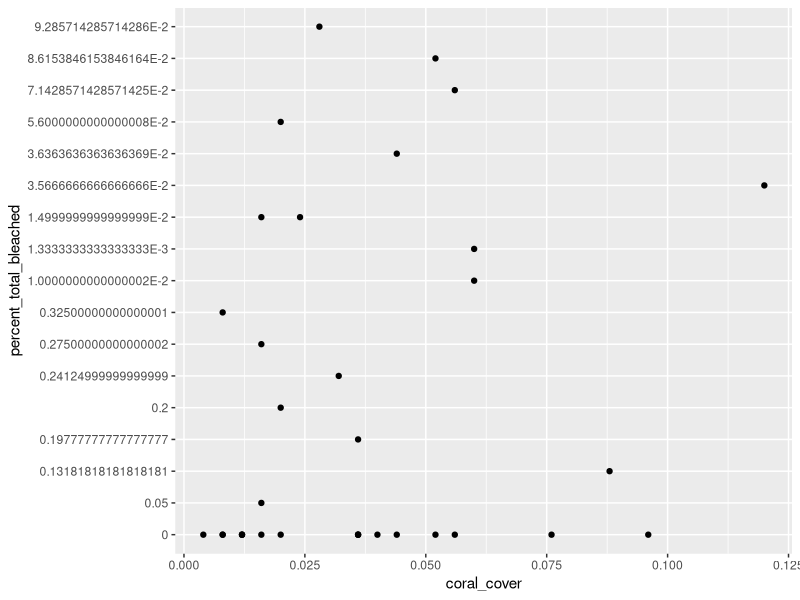
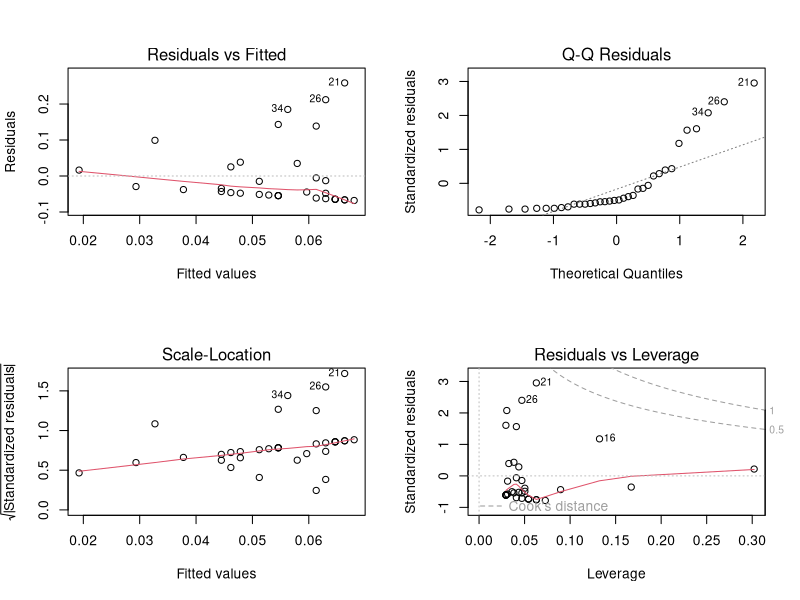
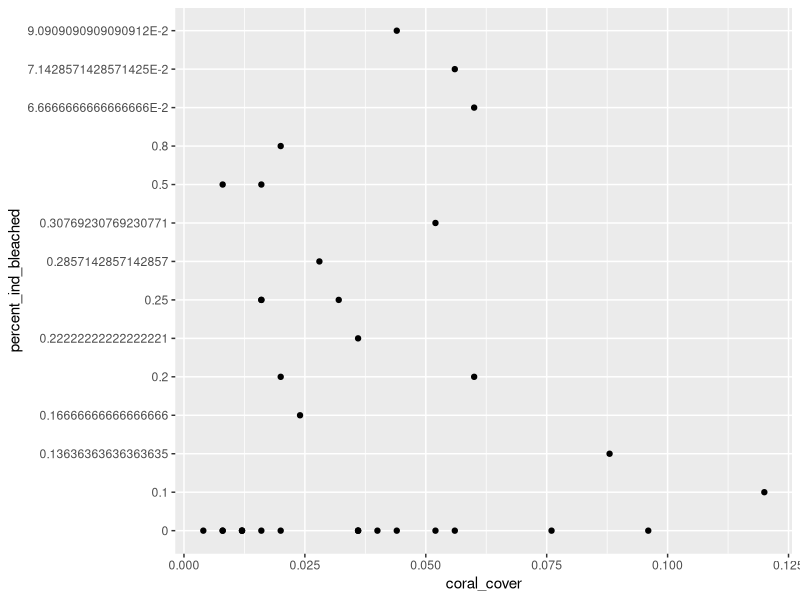
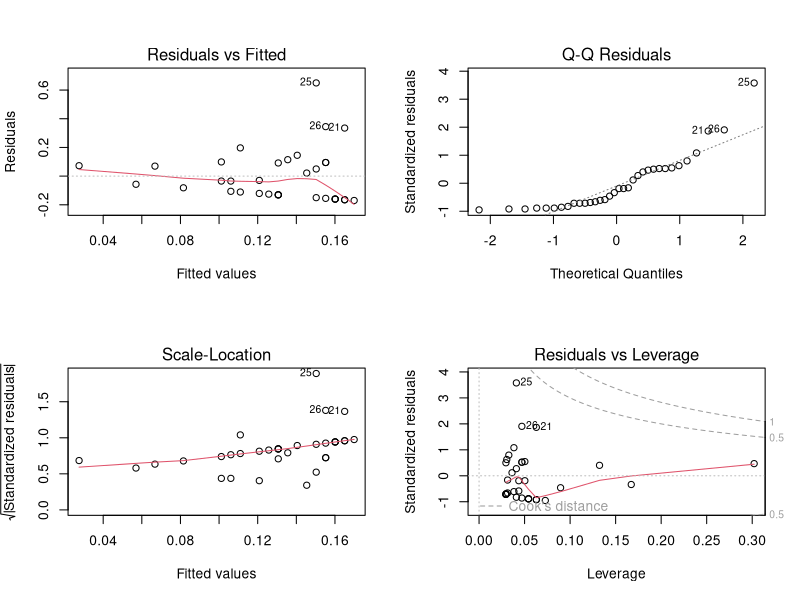
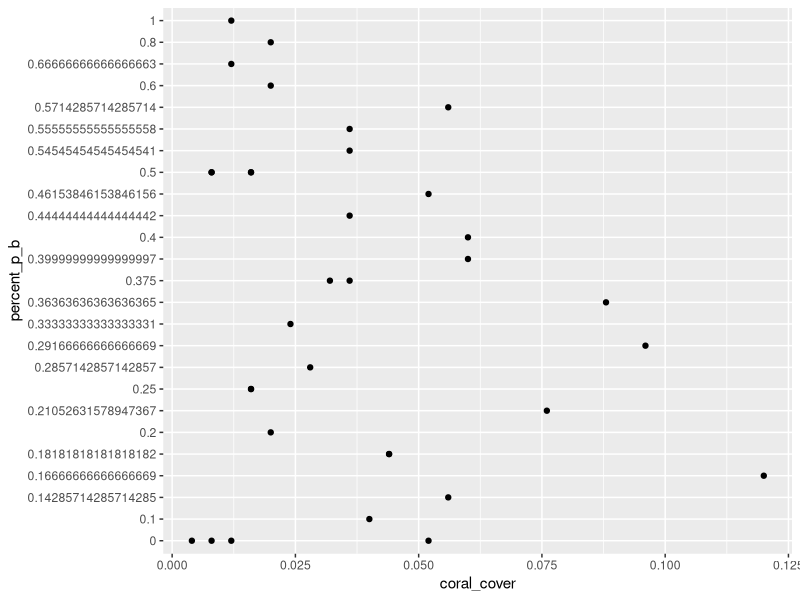
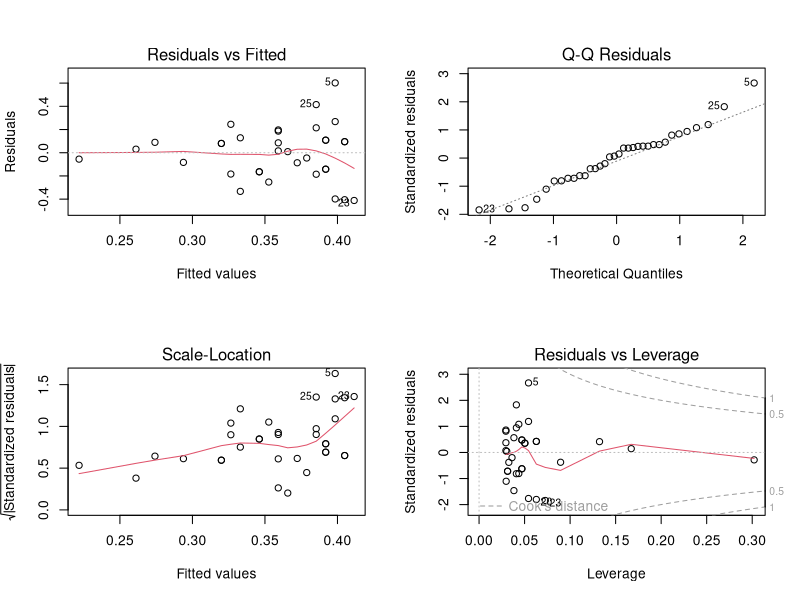

The R script that drew these images, in order: (Note: this script raises an error after producing the figures.)
## ---- chunk 1
knitr::opts_chunk$set(echo = TRUE)
## ---- chunk 2

library(tidyverse)
library(readxl)
library(dplyr)
library(ggplot2)
library(vegan) #for species diversity calculations

## ---- chunk 3

coral <- read_excel("2018_bisc_coral_cover.xlsx")
fish <- read_excel("2018_bisc_RVC_Fish_condensed.xlsx")
gps_coord <- read_excel("bisc _rvc_2018 _sites .xlsx")

## ---- chunk 4

coral <- read_excel("2018_bisc_coral_cover.xlsx")

coral_cover_bleach <- coral %>%
  select(coral_cover, percent_total_bleached) %>%
  filter(coral_cover != 0)

ggplot(coral_cover_bleach, aes(x=coral_cover, y= percent_total_bleached)) +
  geom_point()

coral_cover_bleach_lm <- lm(percent_total_bleached ~ coral_cover, data = coral_cover_bleach)
coral_cover_bleach_lm

#summary of model
summary(coral_cover_bleach_lm)

#data diagnostics
par(mfrow = c(2,2))
plot(coral_cover_bleach_lm)
# qqplot is a little off but not terribly
# resifuals fit is skewed to the right and I'm not quite sure what that means, if it means anything

#had to make percent total bleached into its own vector cause r was freaking out. go figure
percent_total_b <- as.numeric(coral_cover_bleach$percent_total_bleached)

#correlation: person's r
correlation_cover_bleach <- cor.test(coral_cover_bleach$coral_cover, percent_total_b)
correlation_cover_bleach
# not significant. p-value = 0.4654

## ---- chunk 5

coral_number_bleach <- coral %>%
  select(coral_cover, percent_ind_bleached) %>%
  filter(coral_cover != 0)

ggplot(coral_number_bleach, aes(x=coral_cover, y= percent_ind_bleached)) +
  geom_point()

coral_number_bleach_lm <- lm(percent_ind_bleached ~ coral_cover, data = coral_number_bleach)
coral_number_bleach_lm

#summary of model
summary(coral_number_bleach_lm)

#data diagnostics
par(mfrow = c(2,2))
plot(coral_number_bleach_lm)
# qqplot is a little off but not terribly
# resifuals fit is skewed to the right and I'm not quite sure what that means, if it means anything

#had to make percent total bleached into its own vector cause r was freaking out. go figure
percent_ind_b_vec <- as.numeric(coral_number_bleach$percent_ind_bleached)

#correlation: person's r
correlation_number_bleach <- cor.test(coral_number_bleach$coral_cover, percent_ind_b_vec)
correlation_number_bleach
# not significant. p-value = 0.3009
## ---- chunk 6

coral_bleach_pale <- coral %>%
  select(coral_cover, percent_p_b) %>%
  filter(coral_cover != 0)

ggplot(coral_bleach_pale, aes(x=coral_cover, y= percent_p_b)) +
  geom_point()

coral_bleach_pale_lm <- lm(percent_p_b ~ coral_cover, data = coral_bleach_pale)
coral_bleach_pale_lm

#summary of model
summary(coral_bleach_pale_lm)

#data diagnostics
par(mfrow = c(2,2))
plot(coral_bleach_pale_lm)
# qqplot is a little off but not terribly
# resifuals fit is skewed to the right and I'm not quite sure what that means, if it means anything

#had to make percent total bleached into its own vector cause r was freaking out. go figure
percent_p_b_vec <- as.numeric(coral_bleach_pale$percent_p_b)

#correlation: person's r
correlation_bleach_pale <- cor.test(coral_bleach_pale$coral_cover, percent_p_b_vec)
correlation_bleach_pale
# not significant. p-value = 0.2712
## ---- chunk 7

###########################################################################
####this is the same chunk of code for all coral and game fish analysis###
fish <- read_excel("2018_bisc_RVC_Fish_condensed.xlsx")
coral <- read_excel("2018_bisc_coral_cover.xlsx")

fish_coral <- merge(fish, coral, by = "site")

#how does the coral cover and bleaching effect the game fish abundance (snappers, groupers, hogfish)
gamefish_coral <- fish_coral %>%
  filter( fish_com != "banded_butterflyfish" | fish_com != "foureyed_butterflyfish" | fish_com != "reef_butterflyfish" | fish_com != "spotfin_butterflyfish" | fish_com != "none") %>%
  select(fish_num, f_avg, coral_cover, percent_total_bleached, percent_ind_bleached, percent_paling, paling_coral, percent_p_b) 
##########################################################################

#correlation: person's r
correlation_game_coralcover <- cor.test(gamefish_coral$coral_cover, gamefish_coral$fish_num)
correlation_game_coralcover
# not significant. p-value = 0.9246
#cor = 0.0079297

## ---- chunk 8

###########################################################################
####this is the same chunk of code for all coral and game fish analysis###
fish <- read_excel("2018_bisc_RVC_Fish_condensed.xlsx")
coral <- read_excel("2018_bisc_coral_cover.xlsx")

fish_coral <- merge(fish, coral, by = "site")

#how does the coral cover and bleaching effect the game fish abundance (snappers, groupers, hogfish)
gamefish_coral <- fish_coral %>%
  filter( fish_com != "banded_butterflyfish" | fish_com != "foureyed_butterflyfish" | fish_com != "reef_butterflyfish" | fish_com != "spotfin_butterflyfish" | fish_com != "none") %>%
  select(fish_num, f_avg, coral_cover, percent_total_bleached, percent_ind_bleached, percent_paling, paling_coral, percent_p_b) 
##########################################################################

percent_p_b_vec_2 <- as.numeric(gamefish_coral$percent_p_b)

#correlation: person's r
correlation_game_percentpb <- cor.test(gamefish_coral$coral_cover, percent_p_b_vec_2)
correlation_game_percentpb
# significant. p-value = 0.00461
#cor = -0.2498671. very weak/bacisally no correlation
## ---- chunk 9

##########################################################################
###########################################################################
fish <- read_excel("2018_bisc_RVC_Fish_condensed.xlsx")
coral_negs <- read_excel("2018_bisc_coral_cover_negs.xlsx")

fish_coral <- merge(fish, coral_negs, by = "site")

#how does the coral health effect the game fish abundance (snappers, groupers, hogfish)
gamefish_coral_negs <- fish_coral %>%
  filter( fish_com != "banded_butterflyfish" | fish_com != "foureyed_butterflyfish" | fish_com != "reef_butterflyfish" | fish_com != "spotfin_butterflyfish" | fish_com != "none") %>%
  select(fish_num, f_avg, coral_cover, percent_total_bleached, percent_ind_bleached, paling_coral, percent_paling, percent_p_b) 
##########################################################################

gamefish_coral_lm_percentb_binarypale <- lm(formula = fish_num ~ coral_cover + percent_total_bleached + paling_coral, data = gamefish_coral)
gamefish_coral_lm_percentb_binarypale

summary(gamefish_coral_lm_percentb_binarypale)

##########################################################################
##########################################################################
##REMOVED NAS FORM CORAL BLEACHING# means that removing the data where there is no coral cover, I don't love that/ will try to find a way around it
#how does the coral health effect the game fish abundance (snappers, groupers, hogfish)
gamefish_coral_removeNAlines <- fish_coral %>%
  filter( fish_com != "banded_butterflyfish" | fish_com != "foureyed_butterflyfish" | fish_com != "reef_butterflyfish" | fish_com != "spotfin_butterflyfish" | fish_com != "none") %>%
  select(fish_num, f_avg, coral_cover, percent_total_bleached, percent_ind_bleached, paling_coral, percent_paling, percent_p_b) %>%
  filter(percent_total_bleached != "NA")
##########################################################################

gamefish_coral_lm_percentb_binarypale_noNA <- lm(formula = fish_num ~ coral_cover + percent_total_bleached + paling_coral, data = gamefish_coral)
gamefish_coral_lm_percentb_binarypale_noNA

summary(gamefish_coral_lm_percentb_binarypale_noNA)
## ---- chunk 10

##########################################################################
###########################################################################
fish <- read_excel("2018_bisc_RVC_Fish_condensed.xlsx")
coral_negs <- read_excel("2018_bisc_coral_cover_negs.xlsx")

fish_coral <- merge(fish, coral_negs, by = "site")

#how does the coral health effect the game fish abundance (snappers, groupers, hogfish)
gamefish_coral_negs <- fish_coral %>%
  filter( fish_com != "banded_butterflyfish" | fish_com != "foureyed_butterflyfish" | fish_com != "reef_butterflyfish" | fish_com != "spotfin_butterflyfish" | fish_com != "none") %>%
  select(fish_num, f_avg, coral_cover, percent_total_bleached, percent_ind_bleached, paling_coral, percent_paling, percent_p_b) 
##########################################################################

gamefish_coral_lm_percentindbleachpale <- lm(formula = fish_num ~ coral_cover + percent_ind_bleached + percent_paling, data = gamefish_coral)
gamefish_coral_lm_percentindbleachpale

summary(gamefish_coral_lm_percentindbleachpale)
## ---- chunk 11

gamefish_coral_PCA <- prcomp(gamefish_coral_negs, scale=TRUE)
gamefish_coral_PCA

plot(gamefish_coral_PCA)

summary(gamefish_coral_PCA)

biplot(gamefish_coral_PCA)

## ---- chunk 12



